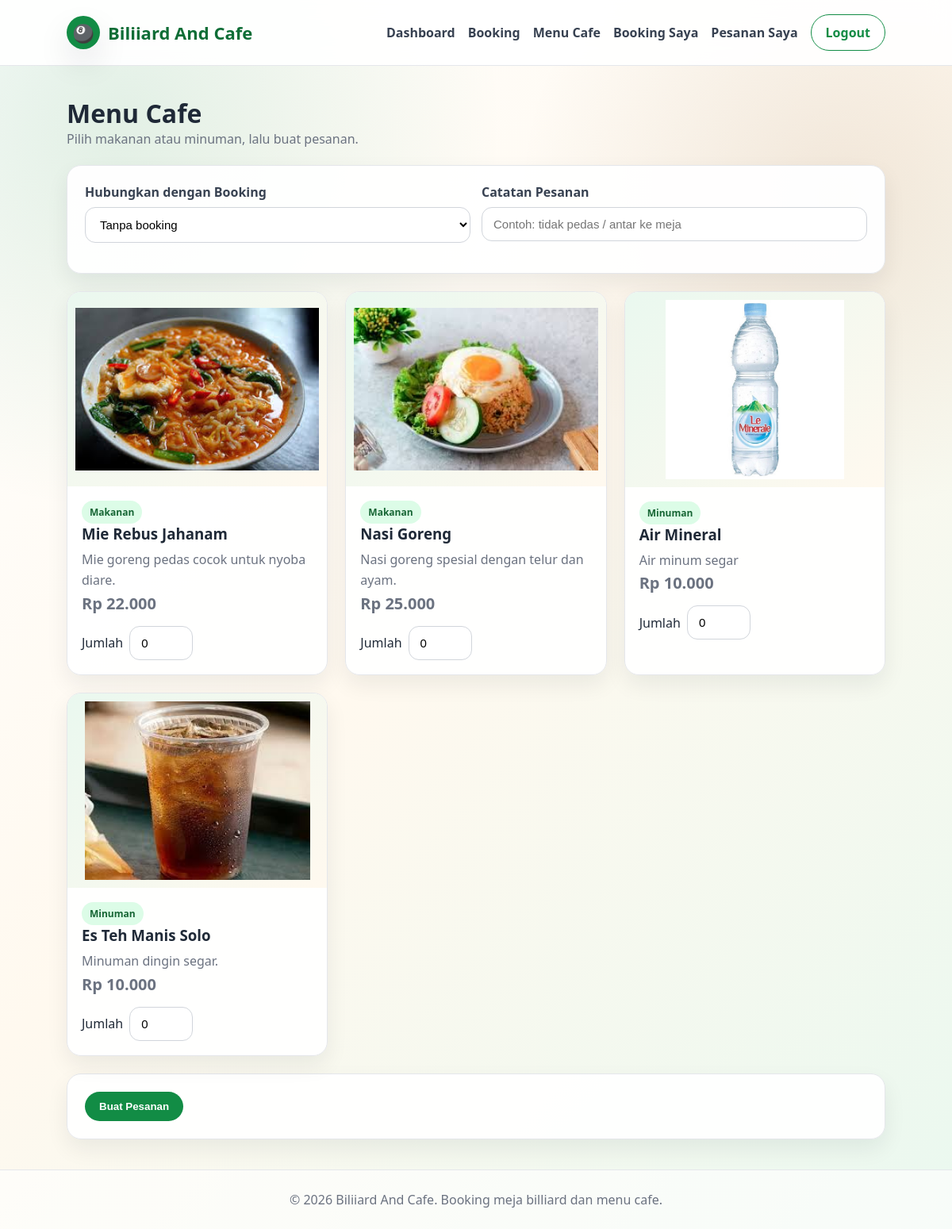
Screenshot of /user/menu.php (signed in) with the database file from the repository.
### tables this page shows
CREATE TABLE `menus` (
  `id` int(11) NOT NULL,
  `category_id` int(11) DEFAULT NULL,
  `menu_name` varchar(120) NOT NULL,
  `description` text DEFAULT NULL,
  `price` decimal(12,2) NOT NULL DEFAULT 0.00,
  `image` varchar(255) DEFAULT NULL,
  `status` enum('available','sold_out','inactive') NOT NULL DEFAULT 'available',
  `created_at` timestamp NOT NULL DEFAULT current_timestamp()
);

CREATE TABLE `menu_categories` (
  `id` int(11) NOT NULL,
  `category_name` varchar(100) NOT NULL,
  `created_at` timestamp NOT NULL DEFAULT current_timestamp()
);

### includes/functions.php (called while the page is built, shortened)
<?php
function e($value) {
    return htmlspecialchars((string)$value, ENT_QUOTES, 'UTF-8');
}
function rupiah($number) {
    return 'Rp ' . number_format((float)$number, 0, ',', '.');
}

### user/menu.php (the view, shortened to what this page needs)
<?php
require_once '../config/database.php';
require_once '../includes/functions.php';
$menus = $pdo->query("SELECT m.*, c.category_name FROM menus m LEFT JOIN menu_categories c ON c.id=m.category_id WHERE m.status='available' ORDER BY c.category_name, m.menu_name")->fetchAll();
require_once '../includes/header.php';
?>
<section class="container">
    <div class="section-title"><div><h2>Menu Cafe</h2><p>Pilih makanan atau minuman, lalu buat pesanan.</p></div></div>
    <form method="post">
        <div class="card" style="margin-bottom:22px">
            <div class="form-row">
                <div class="form-group">
                    <label>Hubungkan dengan Booking</label>
                    <select name="booking_id" class="form-control">
                        <option value="">Tanpa booking</option>
                    </select>
                </div>
                <div class="form-group"><label>Catatan Pesanan</label><input class="form-control" name="notes" placeholder="Contoh: tidak pedas / antar ke meja"></div>
            </div>
        </div>
        <div class="grid grid-3">
            <?php foreach ($menus as $menu): ?>
                <div class="card menu-card">
                    <div class="menu-img">
                        <?php if ($menu['image']): ?><img src="../assets/img/uploads/<?= e($menu['image']) ?>" alt="<?= e($menu['menu_name']) ?>"><?php else: ?>🍽️<?php endif; ?>
                    </div>
                    <div class="menu-body">
                        <span class="badge badge-success"><?= e($menu['category_name'] ?? 'Menu') ?></span>
                        <h3><?= e($menu['menu_name']) ?></h3>
                        <p><?= e($menu['description']) ?></p>
                        <p class="price"><?= rupiah($menu['price']) ?></p>
                        <div class="qty-box"><label>Jumlah</label><input class="form-control" type="number" name="qty[<?= $menu['id'] ?>]" min="0" value="0"></div>
                    </div>
                </div>
            <?php endforeach; ?>
        </div>
        <div class="card" style="margin-top:22px"><button class="btn btn-primary">Buat Pesanan</button></div>
    </form>
</section>
<?php require_once '../includes/footer.php'; ?>

### assets/css/style.css (style rules this page uses)
:root { --green:#128C45; --green-light:#EAF8EF; --green-dark:#0E6D36; --brown:#8B5E34; --cream:#FFF9EF; --white:#FFFFFF; --dark:#1F2937; --muted:#6B7280; --line:#E5E7EB; --danger:#DC2626; --warning:#D97706; --info:#2563EB; --shadow:0 18px 40px rgba(17,24,39,.10); --radius:18px; }
* { box-sizing:border-box;margin:0;padding:0 }
body { font-family:'Segoe UI',Tahoma,Geneva,Verdana,sans-serif; background: radial-gradient(circle at 12% 10%, rgba(18,140,69,.12), transparent 28%), radial-gradient(circle at 88% 16%, rgba(139,94,52,.12), transparent 24%), linear-gradient(135deg,#ffffff 0%,#fff9ef 48%,#eaf8ef 100%); color:var(--dark); min-height:100vh; }
.container { width:min(1180px,86%);margin:0 auto;padding:38px 0 }
.btn { display:inline-flex;align-items:center;justify-content:center;gap:8px;border:0;border-radius:999px;padding:11px 18px;font-weight:800;cursor:pointer;transition:.2s }
.btn-primary { background:var(--green);color:#fff }
.grid { display:grid;gap:22px }
.grid-3 { grid-template-columns:repeat(3,1fr) }
.card { background:rgba(255,255,255,.96);border:1px solid var(--line);border-radius:var(--radius);padding:22px;box-shadow:0 12px 28px rgba(17,24,39,.07) }
.card h3 { margin-bottom:8px }
.card p { color:var(--muted);line-height:1.6 }
.section-title { display:flex;justify-content:space-between;align-items:center;margin-bottom:22px;gap:14px }
.section-title h2 { font-size:32px }
.section-title p { color:var(--muted) }
.form-group { margin-bottom:16px }
.form-group label { display:block;font-weight:800;margin-bottom:8px;color:#374151 }
.form-control { width:100%;padding:12px 14px;border:1px solid #D1D5DB;border-radius:13px;background:#fff;font-size:15px }
.form-row { display:grid;grid-template-columns:repeat(2,1fr);gap:14px }
.badge { display:inline-block;border-radius:999px;padding:6px 10px;font-size:12px;font-weight:800;text-transform:capitalize }
.badge-success { background:#DCFCE7;color:#166534 }
.price { font-size:20px;color:var(--green);font-weight:900 }
.qty-box { display:flex;align-items:center;gap:8px;margin-top:12px }
.qty-box input { width:80px }
.menu-card { overflow:hidden; padding:0; display:flex; flex-direction:column; height:100%; }
.menu-img { width:100%; aspect-ratio: 4 / 3; height:auto; background:linear-gradient(135deg,var(--green-light),var(--cream)); display:flex; align-items:center; justify-content:center; overflow:hidden; color:var(--green); font-size:44px; font-weight:900; }
.menu-img img { width:100%; height:100%; object-fit:contain; object-position:center; display:block; padding:10px; }
.menu-body { padding:18px; flex:1; }

### rows the page displays
menus: image (picture), category.category_name "Makanan", menu_name "Mie Rebus Jahanam", description "Mie goreng pedas cocok untuk nyoba diare.", price "Rp 22.000"
menus: image (picture), category.category_name "Makanan", menu_name "Nasi Goreng", description "Nasi goreng spesial dengan telur dan ayam.", price "Rp 25.000"
menus: image (picture), category.category_name "Minuman", menu_name "Air Mineral", description "Air minum segar", price "Rp 10.000"
menus: image (picture), category.category_name "Minuman", menu_name "Es Teh Manis Solo", description "Minuman dingin segar.", price "Rp 10.000"
